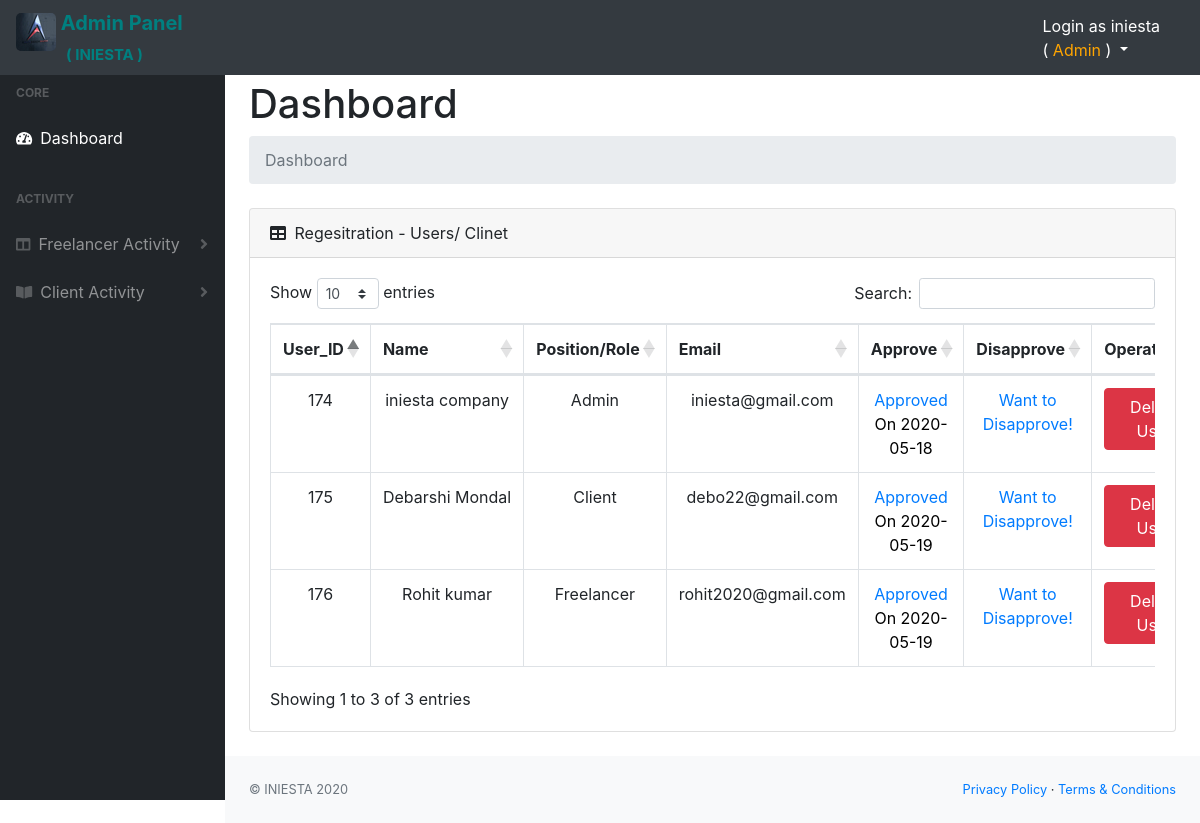
/Admin/admin_index.php (signed in), run on the app's committed database.
### tables this page shows
CREATE TABLE `regestration` (
  `user_id` int(11) NOT NULL,
  `firstname` varchar(255) NOT NULL,
  `lastname` varchar(255) NOT NULL,
  `user_email` varchar(255) NOT NULL,
  `user_role` varchar(255) NOT NULL,
  `user_password` varchar(255) NOT NULL,
  `token` varchar(255) NOT NULL DEFAULT '',
  `Admin_Status` varchar(255) NOT NULL,
  `Approved_date` date NOT NULL
);

### Admin/admin_index.php (the view, shortened to what this page needs)
<?php
include "../functions.php";
?>
<!DOCTYPE html>
<html lang="en">
<head>
	<link href="css/styles.css" rel="stylesheet" />
	<link href="https://cdn.datatables.net/1.10.20/css/dataTables.bootstrap4.min.css" rel="stylesheet" />
</head>
<body class="sb-nav-fixed">
	<nav class="sb-topnav navbar navbar-expand navbar-dark bg-dark" style="height: 75px;">
		<a class="navbar-brand" style="color: teal; font-weight: bold;" href="admin_index.php"><img src="../images/iniesta-logo.jpg" alt="iniesta-logo" style="border-radius: 5px; margin-bottom: -15px;"> Admin Panel <br>
			<span style="font-size: 15px; margin-left: 50px;">( INIESTA )</span></a>
		<ul class="navbar-nav d-none d-md-inline-block form-inline ml-auto mr-0 mr-md-3 my-2 my-md-0">
			<li class="nav-item dropdown">
				<a class="nav-link dropdown-toggle" id="userDropdown" href="" role="button" data-toggle="dropdown" aria-haspopup="true" aria-expanded="false" style="color: white;">
					Login as <?php echo $_SESSION['firstname'], "<br>"."( <span style='color: orange;'>". $_SESSION['userrole']."</span> )"; ?>
				</a>
			</li>
		</ul>
	</nav>
	<div id="layoutSidenav">
		<div id="layoutSidenav_nav">
			<nav class="sb-sidenav accordion sb-sidenav-dark" id="sidenavAccordion">
				<div class="sb-sidenav-menu">
					<div class="nav">
						<div class="sb-sidenav-menu-heading">Core</div>
						<a class="nav-link" href="admin_index.php">
							<div class="sb-nav-link-icon"><i class="fas fa-tachometer-alt"></i></div>
							Dashboard
						</a>
						<div class="sb-sidenav-menu-heading"> Activity </div>
						<a class="nav-link collapsed" href="#" data-toggle="collapse" data-target="#collapseLayouts" aria-expanded="false" aria-controls="collapseLayouts">
							<div class="sb-nav-link-icon"><i class="fas fa-columns"></i></div>
							Freelancer Activity
							<div class="sb-sidenav-collapse-arrow"><i class="fas fa-angle-down"></i></div>
						</a>
						<a class="nav-link collapsed" href="#" data-toggle="collapse" data-target="#collapsePages" aria-expanded="false" aria-controls="collapsePages">
							<div class="sb-nav-link-icon"><i class="fas fa-book-open"></i></div>
							Client Activity
							<div class="sb-sidenav-collapse-arrow"><i class="fas fa-angle-down"></i></div>
						</a>
					</div>
				</div>
			</nav>
		</div>
		<div id="layoutSidenav_content">
			<main>
				<div class="container-fluid">
					<h1 class="mt-4">Dashboard</h1>
					<ol class="breadcrumb mb-4">
						<li class="breadcrumb-item active">Dashboard</li>
					</ol>
					<div class="card mb-4">
						<div class="card-header"><i class="fas fa-table mr-1"></i> Regesitration - Users/ Clinet </div>
						<div class="card-body">
							<div class="table-responsive">
								<table class="table table-bordered text-center" id="dataTable" width="100%" cellspacing="0">
									<thead>
										<tr>
											<th>User_ID </th>
											<th>Name</th>
											<th>Position/Role</th>
											<th>Email</th>
											<th>Approve</th>
											<th>Disapprove</th>
											<th>Operations</th>
										</tr>
									</thead>
									<tbody>
										<?php
										$query_r = "SELECT * FROM regestration";
										$result_r = mysqli_query($connection,$query_r);
										while($row = mysqli_fetch_array($result_r))
										{
											$user_id = $row['user_id'];
											$firstname = $row['firstname'];
											$lastname = $row['lastname'];
											$user_email = $row['user_email'];
											$user_role = $row['user_role'];
											$admin_status = $row['Admin_Status'];
											$approve_date = $row['Approved_date'];
										?>
										<tr>
											<td><?php echo $user_id; ?></td>
											<td><?php echo $firstname. "&nbsp;". $lastname; ?></td>
											<td><?php echo $user_role; ?></td>
											<td><?php echo $user_email; ?></td>
											<td><a href="admin_index.php?approve=<?php echo $user_id.'&email='.$user_email.'&firstname='.$firstname; ?>"><?php if($admin_status == 'Approved'){ echo "Approved"."<br>" . "<span style='color: black;'> On ". $approve_date. "</span>"; }
											else{ echo "Want to Approve!"; }?></a></td>
											<td><a href="admin_index.php?disapprove=<?php echo $user_id; ?>"><?php if($admin_status == 'Disapproved'){ echo "Disapproved"; }
											else{ echo "Want to Disapprove!"; }?></a></td>
											<td><a href="admin_index.php?delete=<?php echo $user_id; ?>" class="btn btn-danger">Delete User</a></td>
										</tr>
										<?php } ?>
									</tbody>
								</table>
							</div>
						</div>
					</div>
				</div>
			</main>
			<footer class="py-4 bg-light mt-auto">
				<div class="container-fluid">
					<div class="d-flex align-items-center justify-content-between small">
						<div class="text-muted">&copy; INIESTA 2020 </div>
						<div>
							<a href="#">Privacy Policy</a>
							&middot;
							<a href="#">Terms &amp; Conditions</a>
						</div>
					</div>
				</div>
			</footer>
		</div>
	</div>
</body>
</html>

### data on the page
regestration: user_id "174", firstname "iniesta", lastname "company", user_role "Admin", user_email "iniesta@gmail.com", Approved_date "2020-05-18", Admin_Status "Want to Disapprove!"
regestration: user_id "175", firstname "Debarshi", lastname "Mondal", user_role "Client", user_email "debo22@gmail.com", Approved_date "2020-05-19", Admin_Status "Want to Disapprove!"
regestration: user_id "176", firstname "Rohit", lastname "kumar", user_role "Freelancer", user_email "rohit2020@gmail.com", Approved_date "2020-05-19", Admin_Status "Want to Disapprove!"

### other printed values
$_SESSION['firstname'] "iniesta"
$_SESSION['userrole'] "Admin"
